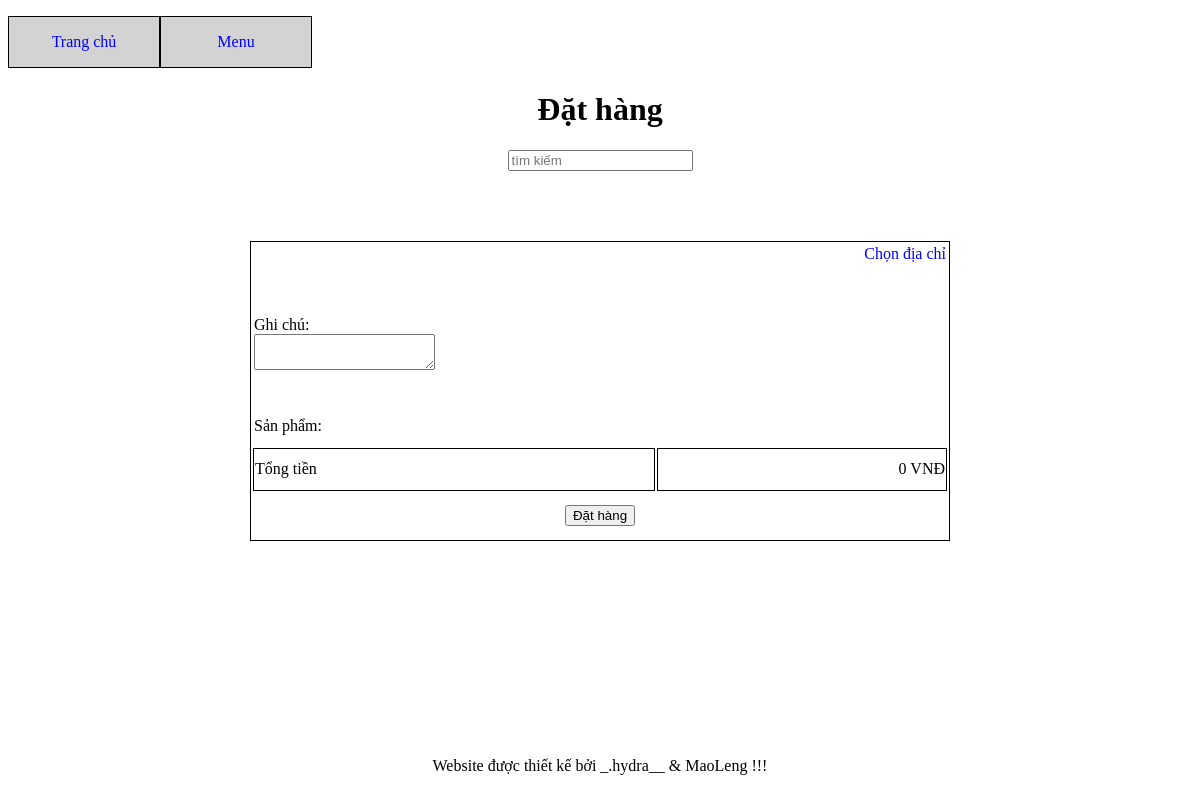
/order_form.php (signed in), run on an earlier commit of the app's database.
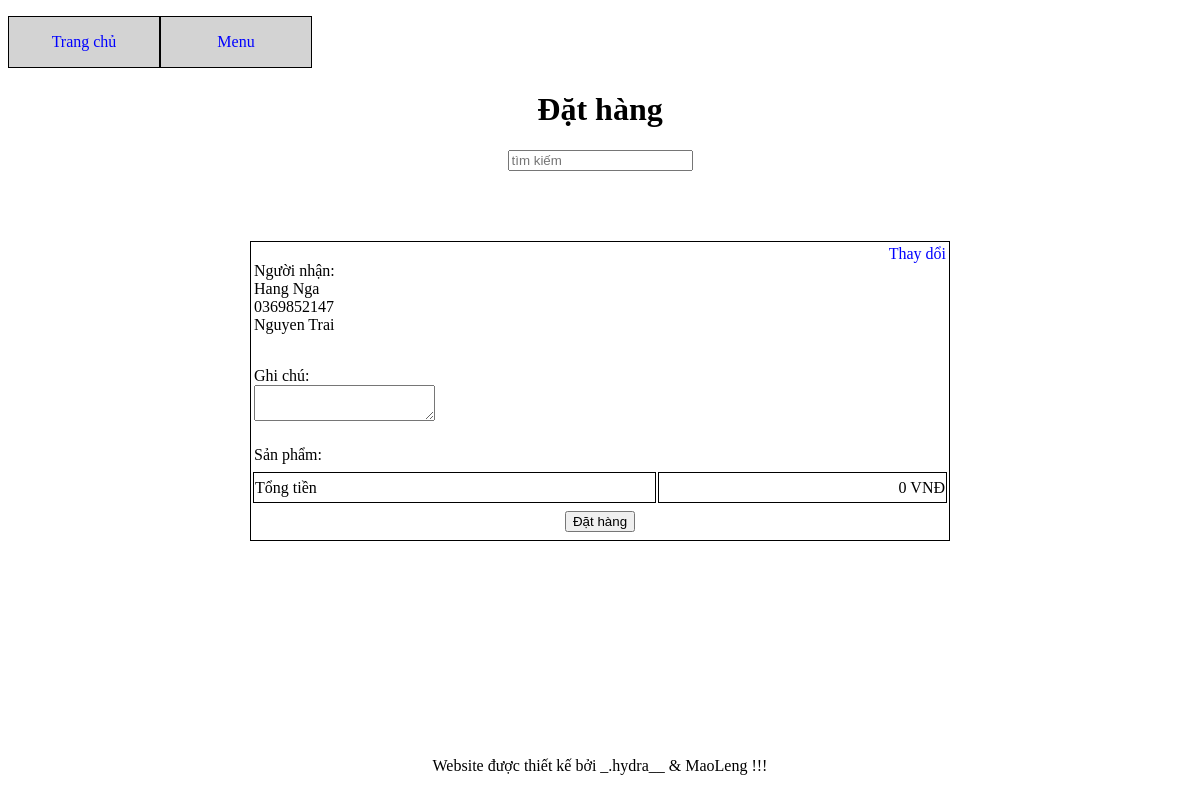
And on a later commit of the database.
### tables this page shows
CREATE TABLE `receivers` (
  `customer_id` int NOT NULL,
  `id` int NOT NULL,
  `name` varchar(50) NOT NULL,
  `phone` varchar(20) NOT NULL,
  `address` varchar(200) NOT NULL,
  `status` tinyint(1) NOT NULL DEFAULT '0'
);

### check_account.php (called while the page is built, shortened)
<?php
if (isset($_SESSION['customer_id'])) {
	$customer_id = $_SESSION['customer_id'];
} else if (isset($_SESSION['admin_id'])) {
	header('location:admin/root/index_admin.php');
} else {
	header('location:index.php');
}
?>

### order_form.php (the view, shortened to what this page needs)
<?php
require 'check_account.php';
?>
<!DOCTYPE html>
<html>
<head>
</head>
<body>
	<?php
	require 'connect.php';
	?>
	<div id="div_tong">
		<?php
		require 'menu.php';
		?>
		<div id="div_tren">
			<h1 style="text-align: center; ">
				Đặt hàng
			</h1>
			<form>
				<input type="search" name="tim_kiem" value="" placeholder="tìm kiếm">
			</form>
		</div>
		<div id="div_giua" class="center">
			<form method="post" action="order_process.php">
				<table width="700px" height="300px"	class="border left">
					<tr>
						<?php
						$sql = "select * from receivers where status = '1' and customer_id = '$customer_id'";
						$result = mysqli_query($connect,$sql);
						$rows = mysqli_num_rows($result);
						if ($rows == 0) { ?>
							<td style=" vertical-align: text-top; text-align: right;" colspan="2">
								<a href="receiver.php?page=order">
									Chọn địa chỉ
								</a>
							</td>
							<?php
						} else {
							?>
							<td >
								<?php
								foreach ($result as $each) : ?>
									Người nhận:
									<br>
									<?php echo $each['name'] ?>
									<br>
									<?php echo $each['phone'] ?>
									<br>
									<?php echo $each['address'];
								endforeach;
								?>
							</td>
							<td style=" vertical-align: text-top; text-align: right;">
								<a href="receiver.php?page=order">
									Thay dổi
								</a>
							</td>
						<?php } ?>
					</tr>
					<tr>
						<td class="left" colspan="2">
							Ghi chú:
							<br>
							<textarea name="note">
							</textarea>
						</td>
					</tr>
					<tr>
						<td>
							Sản phẩm:
						</td>
					</tr>
					<?php
					$sql = "select
					receipt_detail.*,
					products.name as product_name,
					products.price as product_price,
					products.image as product_image,
					receipts.total as total
					from receipt_detail
					join receipts on receipts.id = receipt_detail.receipt_id
					join products on products.id = receipt_detail.product_id
					where
					customer_id = '$customer_id' and status = '1'";
					$result = mysqli_query($connect,$sql);
					$receipt = mysqli_fetch_array($result);
						?>
					<tr>
						<td class="border" >
							Tổng tiền
						</td>
						<td class="border right">
							<?php echo number_format($receipt['total']) ?> VNĐ
						</td>
					</tr>
					<tr>
						<td colspan="2" class="center">
							<button>
								Đặt hàng
							</button>
						</td>
					</tr>
				</table>
			</form>
		</div>
		<div id="div_duoi">
			<?php
			require 'footer.php';
			?>
		</div>
	</div>
</body>
</html>

What changed in the data, as far as the page shows it:
added receivers: name "Hang Nga", phone "0369852147", address "Nguyen Trai"
Also different on the page:
text no longer shown: "Chọn địa chỉ"
text now shown: "Thay dổi"
